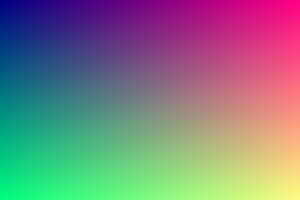
#> input picture Xiao-Q/skills/ai-image-editor/assets/input.jpg, 300 x 200 px, found by its file name
$ python img2layered_tiff.py input.jpg --mode rgb --output output.tif
#> lines starting #> are read from the running program, lines starting #| are printed output that depends on the picture
#!/usr/bin/env python
# -*- coding: utf-8 -*-
"""
img2layered_tiff.py - 将 JPG/PNG 图片转换为分层 TIFF / PSD 文件

支持的分层模式：
  rgb           - RGB 三通道分离 (R/G/B 三个灰度图层)
  cmyk          - CMYK 四通道分离 (C/M/Y/K 四个灰度图层)
  alpha         - 彩色图层 + Alpha 透明通道
  gray+color    - 灰度图层 + 彩色原图 (双图层)
  rgba          - RGBA 四通道分离 (R/G/B/A 四个灰度图层)
  hsl           - HSL 三通道分离 (色相/饱和度/亮度)
  lab           - CIE Lab 三通道分离
  edge-extract  - 边缘清晰图形提取 (多算法轮廓提取)

输出格式：
  tiff (默认)   - 多页 TIFF，每页一个图层，在 ImageJ/GIMP 中按页面查看
  psd           - Photoshop PSD，每个图层在 Photoshop 图层面板中独立显示

依赖：pip install Pillow numpy tifffile imagecodecs pytoshop

用法：
  python img2layered_tiff.py input.jpg --mode rgb --output output.tif
  python img2layered_tiff.py input.png --mode cmyk --compression lzw
  python img2layered_tiff.py input.png --mode alpha --dpi 300
  python img2layered_tiff.py input.jpg input2.png --mode rgb --dpi 300 --compression lzw
  python img2layered_tiff.py input.jpg --mode edge-extract --edge-threshold 50
  python img2layered_tiff.py input.jpg --mode rgb --format psd
"""

import argparse
import sys
import os
from pathlib import Path
from typing import List, Optional, Tuple

try:
    from PIL import Image, ImageCms
    import numpy as np
    import tifffile
    HAS_SCIPY = True
    try:
        from scipy.ndimage import gaussian_filter
    except ImportError:
        HAS_SCIPY = False
except ImportError as e:
    print(f"缺少依赖: {e}")
    print("请运行: pip install Pillow numpy tifffile")
    sys.exit(1)

# pytoshop: 可选依赖，用于 PSD 输出
try:
    import pytoshop
    from pytoshop.layers import LayerRecord, LayerAndMaskInfo, LayerInfo, ChannelImageData
    from pytoshop.enums import ColorMode
    HAS_PYTOSHOP = True
except ImportError:
    HAS_PYTOSHOP = False


# ── 分层模式常量 ──────────────────────────────────────────
MODES = {
    "rgb":           {"desc": "RGB 三通道分离",       "layers": ["Red", "Green", "Blue"]},
    "rgba":          {"desc": "RGBA 四通道分离",      "layers": ["Red", "Green", "Blue", "Alpha"]},
    "cmyk":          {"desc": "CMYK 四通道分离",      "layers": ["Cyan", "Magenta", "Yellow", "Black"]},
    "alpha":         {"desc": "彩色 + Alpha 通道",    "layers": ["Composite", "Alpha"]},
    "gray+color":    {"desc": "灰度 + 彩色原图",     "layers": ["Grayscale", "Color"]},
    "hsl":           {"desc": "HSV 三通道分离",       "layers": ["Hue", "Saturation", "Lightness"]},
    "lab":           {"desc": "CIE Lab 三通道分离",   "layers": ["L*", "a*", "b*"]},
    "edge-extract":  {"desc": "边缘清晰图形提取",     "layers": ["Composite", "Canny-Edge", "Gradient-Mag", "Binary-Edge"]},
}

COMPRESSORS = {
    "none":  None,
    "lzw":   "lzw",
    "deflate": "zlib",
    "zip":   "zlib",
    "jpeg":  "jpeg",
    "jpeg2000": "jpeg2000",
}

# sRGB → CMYK 转换配置文件
SRGB_PROFILE = None  # 延迟初始化
CMYK_PROFILE = None


# [49 lines left out: functions _init_cmyk_profiles, _rgb_to_cmyk, not called in this run]


def _get_dpi(img: Image.Image, target_dpi: Optional[float]) -> Tuple[float, float]:
    """获取 DPI，优先使用图片自身 DPI，否则使用目标值"""
    if target_dpi:
        return (target_dpi, target_dpi)
    existing = img.info.get("dpi", img.info.get("resolution"))
    if existing:
        if isinstance(existing, tuple):
            return existing
        return (existing, existing)
    return (72.0, 72.0)


def _channel_to_uint8(arr: np.ndarray) -> np.ndarray:
    """确保通道数据为 uint8"""
    if arr.dtype == np.uint8:
        return arr
    if arr.dtype in (np.float32, np.float64):
        arr = np.clip(arr * 255, 0, 255)
    return arr.astype(np.uint8)


# ── 各模式分层函数 ────────────────────────────────────────

def split_rgb(img: Image.Image, dpi: Tuple[float, float]) -> List[Tuple[str, np.ndarray]]:
    """RGB 三通道分离 → 三个灰度图层"""
    rgb = img.convert("RGB")
    r, g, b = rgb.split()
    return [
        ("Red",   np.array(r)),
        ("Green", np.array(g)),
        ("Blue",  np.array(b)),
    ]


# [252 lines left out: functions split_rgba, split_cmyk, split_alpha, split_gray_color, split_hsl, split_lab and 5 more, not called in this run]


SPLITTERS = {
    "rgb":           split_rgb,
    "rgba":          split_rgba,
    "cmyk":          split_cmyk,
    "alpha":         split_alpha,
    "gray+color":    split_gray_color,
    "hsl":           split_hsl,
    "lab":           split_lab,
    "edge-extract":  split_edge_extract,
}


# ── TIFF 写入 ─────────────────────────────────────────────

def _build_description(img_path: str, mode: str, layers: List[Tuple[str, np.ndarray]]) -> str:
    """构建 TIFF 文件描述元数据（纯 ASCII，避免中文编码问题）"""
    stem = Path(img_path).stem
    lines = [
        f"Layered TIFF - Mode: {mode}",
        f"Source: {Path(img_path).name}",
        f"Size: {layers[0][1].shape[1]}x{layers[0][1].shape[0]}px",
        f"Layers ({len(layers)}):",
    ]
    for name, arr in layers:
        ch_desc = "RGB" if arr.ndim == 3 and arr.shape[2] == 3 else "Grayscale"
        lines.append(f"  [{ch_desc}] {name} ({arr.shape[1]}x{arr.shape[0]})")
    return "\n".join(lines)


def save_layered_tiff(
    layers: List[Tuple[str, np.ndarray]],
    output_path: str,
    compression: Optional[str] = None,
    dpi: Optional[Tuple[float, float]] = None,
    source_path: str = "",
    mode: str = "",
) -> str:
    """
    将多个图层写入分层 TIFF 文件

    Args:
        layers: [(图层名, numpy数组), ...] 列表
        output_path: 输出文件路径
        compression: 压缩方式 (None/lzw/zlib/jpeg)
        dpi: DPI 分辨率
        source_path: 源文件路径 (用于元数据)
        mode: 分层模式名称 (用于元数据)

    Returns:
        输出文件路径
    """
    description = _build_description(source_path, mode, layers)

    if dpi:
        x_res, y_res = dpi
    else:
        x_res = y_res = None

    with tifffile.TiffWriter(output_path, bigtiff=False) as tif:
        for i, (name, arr) in enumerate(layers):
            # 确保数据类型正确
            if arr.ndim == 2:
                # 灰度图层
                data = _channel_to_uint8(arr)
                photometric = "minisblack"
            elif arr.ndim == 3 and arr.shape[2] == 3:
                # RGB 彩色图层
                data = _channel_to_uint8(arr)
                photometric = "rgb"
            elif arr.ndim == 3 and arr.shape[2] == 4:
                # RGBA 彩色图层
                data = _channel_to_uint8(arr)
                photometric = "rgb"
            else:
                # 其他情况强制 uint8
                data = _channel_to_uint8(arr)
                photometric = "minisblack"

            # 构建 extratags 用于添加图层名称 (TIFF tag 269 = DocumentName)
            extratags = [(269, "s", 1, name, True)]  # DocumentName tag


            kwargs = {
                "photometric": photometric,
                "compression": compression,
                "extratags": extratags,
            }

            # 仅在第一页设置分辨率和描述
            if i == 0:
                if x_res is not None:
                    kwargs["resolution"] = (x_res, y_res)
                    kwargs["resolutionunit"] = "INCH"
                kwargs["description"] = description

            tif.write(data, **kwargs)

    return output_path


# ── PSD 写入 ─────────────────────────────────────────────

# [99 lines left out: function save_layered_psd, not called in this run]


# ── 单文件转换 ────────────────────────────────────────────

def convert_single(
    input_path: str,
    mode: str = "rgb",
    output_path: Optional[str] = None,
    compression: Optional[str] = "lzw",
    dpi: Optional[float] = None,
    edge_threshold: int = 30,
    output_format: str = "tiff",
) -> str:
    """
    将单个 JPG/PNG 文件转换为分层 TIFF 或 PSD

    Args:
        input_path: 输入文件路径
        mode: 分层模式 (rgb/rgba/cmyk/alpha/gray+color/hsl/lab/edge-extract)
        output_path: 输出文件路径 (默认与输入同目录，后缀改为 .tif/.psd)
        compression: 压缩方式 (none/lzw/deflate/jpeg)，仅 tiff 格式
        dpi: 目标 DPI (None 表示保留原图 DPI)，仅 tiff 格式
        edge_threshold: 边缘检测阈值 1-255 (仅 edge-extract 模式)
        output_format: 输出格式 (tiff/psd，默认 tiff)

    Returns:
        输出文件路径
    """
    input_path = os.path.abspath(input_path)

    if not os.path.exists(input_path):
        raise FileNotFoundError(f"文件不存在: {input_path}")

    # 验证模式
    if mode not in SPLITTERS:
        raise ValueError(f"不支持的模式: {mode}，可选: {', '.join(SPLITTERS.keys())}")

    # 验证格式
    output_format = output_format.lower()
    if output_format not in ("tiff", "psd"):
        raise ValueError(f"不支持的格式: {output_format}，可选: tiff, psd")

    if output_format == "psd" and not HAS_PYTOSHOP:
        raise ImportError(
            "PSD 输出需要 pytoshop 库。请运行: pip install pytoshop"
        )

    # 确定输出路径
    ext = ".tif" if output_format == "tiff" else ".psd"
    if output_path is None:
        stem = Path(input_path).stem
        parent = Path(input_path).parent
        output_path = str(parent / f"{stem}_{mode}{ext}")

    output_path = os.path.abspath(output_path)

    # 打开图片
    img = Image.open(input_path)

    # 获取 DPI
    actual_dpi = _get_dpi(img, dpi)

    # 分层
    splitter = SPLITTERS[mode]
    if mode == "edge-extract":
        layers = splitter(img, actual_dpi, threshold=edge_threshold)
    else:
        layers = splitter(img, actual_dpi)

    # 写入文件
    if output_format == "psd":
        result = save_layered_psd(
            layers=layers,
            output_path=output_path,
            source_path=input_path,
            mode=mode,
        )
    else:
        comp = COMPRESSORS.get(compression, None)
        result = save_layered_tiff(
            layers=layers,
            output_path=output_path,
            compression=comp,
            dpi=actual_dpi,
            source_path=input_path,
            mode=mode,
        )

    return result


# [49 lines left out: function convert_batch, not called in this run]


# ── CLI 入口 ──────────────────────────────────────────────

def main():
    parser = argparse.ArgumentParser(
        description="将 JPG/PNG 图片转换为分层 TIFF / PSD 文件",
        formatter_class=argparse.RawDescriptionHelpFormatter,
        epilog="""
分层模式说明:
  rgb           RGB 三通道分离 (R/G/B 灰度图层)
  rgba          RGBA 四通道分离 (R/G/B/A 灰度图层)
  cmyk          CMYK 四通道分离 (C/M/Y/K 灰度图层)
  alpha         彩色原图 + Alpha 透明通道
  gray+color    灰度图层 + 彩色原图 (双图层)
  hsl           HSL 三通道分离 (色相/饱和度/明度)
  lab           CIE Lab 三通道分离 (L*/a*/b*)
  edge-extract  边缘清晰图形提取 (彩色原图 + Canny边缘 + 梯度幅值 + 二值轮廓)

输出格式:
  tiff (默认)   多页 TIFF，每页一个图层
  psd           Photoshop PSD，图层在 Photoshop 图层面板中独立显示

示例:
  python img2layered_tiff.py photo.jpg --mode rgb
  python img2layered_tiff.py photo.png --mode cmyk --dpi 300 --compression lzw
  python img2layered_tiff.py *.jpg --mode alpha --output-dir ./output
  python img2layered_tiff.py photo.jpg --mode gray+color -o combined.tif
  python img2layered_tiff.py logo.png --mode edge-extract --edge-threshold 50
  python img2layered_tiff.py photo.jpg --mode rgb --format psd
  python img2layered_tiff.py logo.png --mode rgba --format psd
        """,
    )

    parser.add_argument(
        "inputs",
        nargs="*",
        help="输入图片文件路径 (支持多个文件，支持 *.jpg / *.png 通配符)",
    )
    parser.add_argument(
        "--mode", "-m",
        default="rgb",
        choices=list(MODES.keys()),
        help="分层模式 (默认: rgb)",
    )
    parser.add_argument(
        "--output", "-o",
        default=None,
        help="输出文件路径 (单文件时有效，默认: {原名}_{mode}.tif)",
    )
    parser.add_argument(
        "--output-dir",
        default=None,
        help="输出目录 (批量处理时有效)",
    )
    parser.add_argument(
        "--compression", "-c",
        default="lzw",
        choices=list(COMPRESSORS.keys()),
        help="压缩方式 (默认: lzw)",
    )
    parser.add_argument(
        "--dpi",
        type=float,
        default=None,
        help="输出 DPI (默认保留原图 DPI)",
    )
    parser.add_argument(
        "--list-modes",
        action="store_true",
        help="列出所有支持的分层模式",
    )
    parser.add_argument(
        "--edge-threshold",
        type=int,
        default=30,
        help="边缘提取阈值 1-255，越高越只提取最清晰的边缘 (默认: 30，仅 edge-extract 模式)",
    )
    parser.add_argument(
        "--format", "-f",
        default="tiff",
        choices=["tiff", "psd"],
        help="输出格式 (默认: tiff; psd 需要安装 pytoshop)",
    )

    args = parser.parse_args()

    # 解析边缘提取阈值
    edge_threshold = max(1, min(255, args.edge_threshold))

    if args.list_modes:
        print("支持的分层模式:")
        print("-" * 50)
        for key, info in MODES.items():
            layers_str = ", ".join(info["layers"])
            print(f"  {key:<12} {info['desc']}")
            print(f"  {'':12} 图层: {layers_str}")
            print()
        return

    # 校验 inputs 非空
    if not args.inputs:
        parser.error("请指定输入图片文件路径")

    # 展开通配符
    expanded_inputs = []
    for p in args.inputs:
        if "*" in p or "?" in p:
            expanded_inputs.extend(sorted(Path(".").glob(p)))
        else:
            expanded_inputs.append(Path(p))

    # 过滤有效图片
    valid_exts = {".jpg", ".jpeg", ".png", ".bmp", ".webp", ".tiff", ".tif"}
    input_files = [str(p) for p in expanded_inputs if p.suffix.lower() in valid_exts]

    if not input_files:
        print("未找到有效的图片文件")
        sys.exit(1)

    # 执行转换
    output_format = args.format
    if output_format == "psd" and not HAS_PYTOSHOP:
        print("PSD 输出需要 pytoshop 库。请运行: pip install pytoshop")
        sys.exit(1)

    if len(input_files) == 1:
        print(f"转换: {input_files[0]}")
        print(f"模式: {MODES[args.mode]['desc']}")
        print(f"格式: {output_format.upper()}")
        result = convert_single(
            input_path=input_files[0],
            mode=args.mode,
            output_path=args.output,
            compression=args.compression,
            dpi=args.dpi,
            edge_threshold=edge_threshold,
            output_format=output_format,
        )
#> in convert_single, img is the input picture: PIL image 300x200 RGB; mean R, G, B 126.7, 126.4, 128.2
#> in convert_single, `actual_dpi = _get_dpi(img, dpi)`: actual_dpi = (72, 72)
#> in split_rgb, `r, g, b = rgb.split()`:
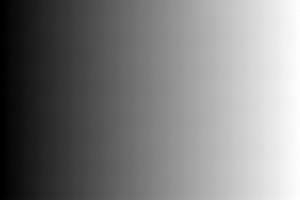
#> r: PIL image 300x200 L; min 0, max 255, mean 126.7
#> in split_rgb, `r, g, b = rgb.split()`:
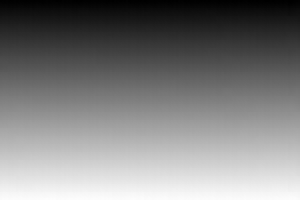
#> g: PIL image 300x200 L; min 0, max 253, mean 126.4
#> in convert_single, `layers = splitter(img, actual_dpi)`: layers = 3 items
#> in _build_description, `lines = [ f"Layered TIFF - Mode: {mode}", f"Source: {Path(img_path).na..`: lines = ['Layered TIFF - Mode: rgb', 'Source: input.jpg', 'Size: 300x200px', 'Layers (3):']
#> the loop in _build_description, `for name, arr in layers:` made 3 passes
#> name on passes 1 to 3: 'Red', 'Green', 'Blue'
#> after the loop in _build_description, `for name, arr in layers:`: lines = ['Layered TIFF - Mode: rgb', 'Source: input.jpg', 'Size: 300x200px', 'Layers (3):', '  [Grayscale] Red (300x200)', '  [Grayscale] Green (300x200)', '  [Grayscale] Blue (300x200)']
#> in save_layered_tiff, `x_res, y_res = dpi`: x_res = 72
#> the loop in save_layered_tiff, `for i, (name, arr) in enumerate(layers):` made 1 pass
#> (name, photometric, extratags) on pass 1: ('Red', 'minisblack', [(269, 's', 1, 'Red', True)])
        print(f"输出: {result}")

        # 显示文件大小
        size_kb = os.path.getsize(result) / 1024
        print(f"大小: {size_kb:.1f} KB")
    else:
        print(f"批量转换 {len(input_files)} 个文件")
        print(f"模式: {MODES[args.mode]['desc']}")
        print(f"格式: {output_format.upper()}")
        results = convert_batch(
            input_paths=input_files,
            mode=args.mode,
            output_dir=args.output_dir,
            compression=args.compression,
            dpi=args.dpi,
            edge_threshold=edge_threshold,
            output_format=output_format,
        )
        print(f"\n完成: {len(results)}/{len(input_files)} 个文件成功")
        if results:
            total_kb = sum(os.path.getsize(r) for r in results) / 1024
            print(f"总大小: {total_kb:.1f} KB")


if __name__ == "__main__":
#> (the run stopped early here; a loop or call above may not have finished)
